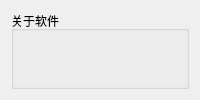
        <widget class="QWidget" name="page_9">
         <layout class="QGridLayout" name="gridLayout_10">
          <item row="0" column="0">
           <widget class="QGroupBox" name="groupBox_8">
            <property name="title">
             <string>关于软件</string>
            </property>
            <widget class="QLabel" name="label_4">
             <property name="geometry">
              <rect>
               <x>10</x>
               <y>180</y>
               <width>1241</width>
               <height>111</height>
              </rect>
             </property>
             <property name="font">
              <font>
               <family>微软雅黑</family>
               <pointsize>16</pointsize>
               <weight>50</weight>
               <italic>false</italic>
               <bold>false</bold>
              </font>
             </property>
             <property name="styleSheet">
              <string notr="true">font: 16pt &quot;微软雅黑&quot;;</string>
             </property>
             <property name="frameShape">
              <enum>QFrame::NoFrame</enum>
             </property>
             <property name="text">
              <string>&lt;html&gt;&lt;head/&gt;&lt;body&gt;&lt;p align=&quot;center&quot;&gt;&lt;br/&gt;&lt;/p&gt;&lt;/body&gt;&lt;/html&gt;</string>
             </property>
             <property name="alignment">
              <set>Qt::AlignCenter</set>
             </property>
            </widget>
            <widget class="QLabel" name="label_28">
             <property name="geometry">
              <rect>
               <x>10</x>
               <y>320</y>
               <width>1241</width>
               <height>111</height>
              </rect>
             </property>
             <property name="font">
              <font>
               <family>微软雅黑</family>
               <pointsize>16</pointsize>
               <weight>50</weight>
               <italic>false</italic>
               <bold>false</bold>
              </font>
             </property>
             <property name="styleSheet">
              <string notr="true">font: 16pt &quot;微软雅黑&quot;;</string>
             </property>
             <property name="frameShape">
              <enum>QFrame::NoFrame</enum>
             </property>
             <property name="text">
              <string>&lt;html&gt;&lt;head/&gt;&lt;body&gt;&lt;p align=&quot;center&quot;&gt;&lt;br/&gt;&lt;/p&gt;&lt;/body&gt;&lt;/html&gt;</string>
             </property>
             <property name="alignment">
              <set>Qt::AlignCenter</set>
             </property>
            </widget>
            <widget class="QLabel" name="label_168">
             <property name="geometry">
              <rect>
               <x>50</x>
               <y>570</y>
               <width>1171</width>
               <height>41</height>
              </rect>
             </property>
             <property name="styleSheet">
              <string notr="true">font: 75 16pt &quot;微软雅黑&quot;;</string>
             </property>
             <property name="text">
              <string/>
             </property>
             <property name="alignment">
              <set>Qt::AlignCenter</set>
             </property>
            </widget>
           </widget>
          </item>
         </layout>
        </widget>
